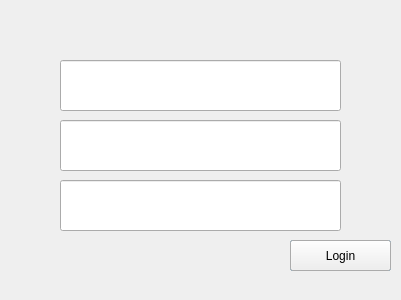
<?xml version="1.0" encoding="UTF-8"?>
<ui version="4.0">
 <class>AccountWindow</class>
 <widget class="QDialog" name="AccountWindow">
  <property name="enabled">
   <bool>true</bool>
  </property>
  <property name="geometry">
   <rect>
    <x>0</x>
    <y>0</y>
    <width>401</width>
    <height>300</height>
   </rect>
  </property>
  <property name="windowTitle">
   <string>Dialog</string>
  </property>
  <widget class="QPushButton" name="pushButton">
   <property name="geometry">
    <rect>
     <x>150</x>
     <y>240</y>
     <width>91</width>
     <height>51</height>
    </rect>
   </property>
   <property name="font">
    <font>
     <family>Code Pro Light LC</family>
     <pointsize>10</pointsize>
     <weight>75</weight>
     <bold>true</bold>
    </font>
   </property>
   <property name="text">
    <string>OK</string>
   </property>
   <property name="autoDefault">
    <bool>false</bool>
   </property>
   <property name="default">
    <bool>false</bool>
   </property>
  </widget>
  <widget class="QLineEdit" name="lineEdit">
   <property name="geometry">
    <rect>
     <x>60</x>
     <y>60</y>
     <width>281</width>
     <height>51</height>
    </rect>
   </property>
   <property name="font">
    <font>
     <family>Code Pro Light LC</family>
     <pointsize>18</pointsize>
     <weight>75</weight>
     <bold>true</bold>
    </font>
   </property>
  </widget>
  <widget class="QLineEdit" name="lineEdit_2">
   <property name="geometry">
    <rect>
     <x>60</x>
     <y>120</y>
     <width>281</width>
     <height>51</height>
    </rect>
   </property>
   <property name="font">
    <font>
     <family>Code Pro Light LC</family>
     <pointsize>18</pointsize>
    </font>
   </property>
   <property name="echoMode">
    <enum>QLineEdit::Password</enum>
   </property>
  </widget>
  <widget class="QLineEdit" name="lineEdit_3">
   <property name="geometry">
    <rect>
     <x>60</x>
     <y>180</y>
     <width>281</width>
     <height>51</height>
    </rect>
   </property>
   <property name="font">
    <font>
     <family>Code Pro Light LC</family>
     <pointsize>18</pointsize>
    </font>
   </property>
   <property name="echoMode">
    <enum>QLineEdit::Password</enum>
   </property>
  </widget>
  <widget class="QPushButton" name="pushButton_2">
   <property name="geometry">
    <rect>
     <x>290</x>
     <y>240</y>
     <width>101</width>
     <height>31</height>
    </rect>
   </property>
   <property name="text">
    <string>Registration</string>
   </property>
  </widget>
  <widget class="QPushButton" name="pushButton_3">
   <property name="enabled">
    <bool>true</bool>
   </property>
   <property name="geometry">
    <rect>
     <x>290</x>
     <y>240</y>
     <width>101</width>
     <height>31</height>
    </rect>
   </property>
   <property name="text">
    <string>Login</string>
   </property>
  </widget>
  <widget class="QLabel" name="label">
   <property name="geometry">
    <rect>
     <x>130</x>
     <y>240</y>
     <width>141</width>
     <height>51</height>
    </rect>
   </property>
   <property name="autoFillBackground">
    <bool>true</bool>
   </property>
   <property name="text">
    <string/>
   </property>
  </widget>
  <zorder>pushButton</zorder>
  <zorder>label</zorder>
  <zorder>lineEdit</zorder>
  <zorder>lineEdit_2</zorder>
  <zorder>lineEdit_3</zorder>
  <zorder>pushButton_2</zorder>
  <zorder>pushButton_3</zorder>
 </widget>
 <resources/>
 <connections/>
</ui>
